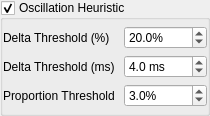
             <widget class="QGroupBox" name="group_settings_oscillation">
              <property name="sizePolicy">
               <sizepolicy hsizetype="Ignored" vsizetype="Maximum">
                <horstretch>0</horstretch>
                <verstretch>0</verstretch>
               </sizepolicy>
              </property>
              <property name="toolTip">
               <string>&lt;html&gt;&lt;head/&gt;&lt;body&gt;&lt;p&gt;Check this box to test each capture for oscillations in addition to stuttering.&lt;/p&gt;&lt;p&gt;The oscillation heuristic searches for more complex frametime patterns that are under-reported with the stutter heuristic, although this will increase processing time. Captures with oscillations will have their stutter metrics labeled with &amp;quot;OSC&amp;quot; and cannot be viewed with the stutter data source.&lt;/p&gt;&lt;/body&gt;&lt;/html&gt;</string>
              </property>
              <property name="title">
               <string>Oscillation Heuristic</string>
              </property>
              <property name="flat">
               <bool>true</bool>
              </property>
              <property name="checkable">
               <bool>true</bool>
              </property>
              <property name="checked">
               <bool>true</bool>
              </property>
              <layout class="QGridLayout" name="gridLayout_17">
               <property name="leftMargin">
                <number>0</number>
               </property>
               <property name="topMargin">
                <number>6</number>
               </property>
               <property name="rightMargin">
                <number>0</number>
               </property>
               <property name="bottomMargin">
                <number>6</number>
               </property>
               <item row="2" column="1">
                <widget class="QDoubleSpinBox" name="spin_osc_delta_ms">
                 <property name="sizePolicy">
                  <sizepolicy hsizetype="Expanding" vsizetype="Fixed">
                   <horstretch>0</horstretch>
                   <verstretch>0</verstretch>
                  </sizepolicy>
                 </property>
                 <property name="minimumSize">
                  <size>
                   <width>0</width>
                   <height>21</height>
                  </size>
                 </property>
                 <property name="toolTip">
                  <string>&lt;html&gt;&lt;head/&gt;&lt;body&gt;&lt;p&gt;Adjusts when a frame may be considered part of an oscillation event relative to other frame times in the sample window. A higher proportional threshold can better identify stutter events within a collection of longer frame times (lower frame rates).&lt;/p&gt;&lt;p&gt;Potential oscillation periods are identified by testing the entire rolling window of X frames (inherited from &lt;span style=&quot; font-weight:600;&quot;&gt;Moving Window Size&lt;/span&gt; option) as opposed to testing individual frames relative to neighboring values within the window. Any period whose interquartile difference is greater than Y% and &lt;span style=&quot; font-weight:600; font-style:italic;&quot;&gt;Z milliseconds&lt;/span&gt; is considered an oscillation period.&lt;/p&gt;&lt;p&gt;&lt;span style=&quot; font-weight:600;&quot;&gt;Default&lt;/span&gt;: 4.0 ms&lt;/p&gt;&lt;/body&gt;&lt;/html&gt;</string>
                 </property>
                 <property name="accelerated">
                  <bool>true</bool>
                 </property>
                 <property name="suffix">
                  <string> ms</string>
                 </property>
                 <property name="decimals">
                  <number>1</number>
                 </property>
                 <property name="minimum">
                  <double>0.100000000000000</double>
                 </property>
                 <property name="maximum">
                  <double>1000.000000000000000</double>
                 </property>
                 <property name="singleStep">
                  <double>0.100000000000000</double>
                 </property>
                 <property name="value">
                  <double>4.000000000000000</double>
                 </property>
                </widget>
               </item>
               <item row="2" column="0">
                <widget class="QLabel" name="label_osc_delta_ms">
                 <property name="sizePolicy">
                  <sizepolicy hsizetype="Fixed" vsizetype="Fixed">
                   <horstretch>0</horstretch>
                   <verstretch>0</verstretch>
                  </sizepolicy>
                 </property>
                 <property name="minimumSize">
                  <size>
                   <width>115</width>
                   <height>15</height>
                  </size>
                 </property>
                 <property name="toolTip">
                  <string>&lt;html&gt;&lt;head/&gt;&lt;body&gt;&lt;p&gt;Adjusts when a frame may be considered part of an oscillation event relative to other frame times in the sample window. A higher proportional threshold can better identify stutter events within a collection of longer frame times (lower frame rates).&lt;/p&gt;&lt;p&gt;Potential oscillation periods are identified by testing the entire rolling window of X frames (inherited from &lt;span style=&quot; font-weight:600;&quot;&gt;Moving Window Size&lt;/span&gt; option) as opposed to testing individual frames relative to neighboring values within the window. Any period whose interquartile difference is greater than Y% and &lt;span style=&quot; font-weight:600; font-style:italic;&quot;&gt;Z milliseconds&lt;/span&gt; is considered an oscillation period.&lt;/p&gt;&lt;p&gt;&lt;span style=&quot; font-weight:600;&quot;&gt;Default&lt;/span&gt;: 4.0 ms&lt;/p&gt;&lt;/body&gt;&lt;/html&gt;</string>
                 </property>
                 <property name="text">
                  <string>Delta Threshold (ms)</string>
                 </property>
                 <property name="textFormat">
                  <enum>Qt::PlainText</enum>
                 </property>
                </widget>
               </item>
               <item row="4" column="1">
                <widget class="QDoubleSpinBox" name="spin_osc_warn_pct">
                 <property name="sizePolicy">
                  <sizepolicy hsizetype="Expanding" vsizetype="Fixed">
                   <horstretch>0</horstretch>
                   <verstretch>0</verstretch>
                  </sizepolicy>
                 </property>
                 <property name="minimumSize">
                  <size>
                   <width>0</width>
                   <height>21</height>
                  </size>
                 </property>
                 <property name="toolTip">
                  <string>&lt;html&gt;&lt;head/&gt;&lt;body&gt;&lt;p&gt;Adjusts when a capture is considered to have an oscillation issue according to its percentage of oscillation frames (out of all frames).&lt;/p&gt;&lt;p&gt;&lt;span style=&quot; font-weight:600;&quot;&gt;Default&lt;/span&gt;: 3.0%&lt;/p&gt;&lt;/body&gt;&lt;/html&gt;</string>
                 </property>
                 <property name="accelerated">
                  <bool>true</bool>
                 </property>
                 <property name="suffix">
                  <string>%</string>
                 </property>
                 <property name="decimals">
                  <number>1</number>
                 </property>
                 <property name="maximum">
                  <double>10000.000000000000000</double>
                 </property>
                 <property name="singleStep">
                  <double>0.100000000000000</double>
                 </property>
                 <property name="value">
                  <double>3.000000000000000</double>
                 </property>
                </widget>
               </item>
               <item row="4" column="0">
                <widget class="QLabel" name="label_osc_warn_pct">
                 <property name="sizePolicy">
                  <sizepolicy hsizetype="Fixed" vsizetype="Fixed">
                   <horstretch>0</horstretch>
                   <verstretch>0</verstretch>
                  </sizepolicy>
                 </property>
                 <property name="minimumSize">
                  <size>
                   <width>115</width>
                   <height>15</height>
                  </size>
                 </property>
                 <property name="toolTip">
                  <string>&lt;html&gt;&lt;head/&gt;&lt;body&gt;&lt;p&gt;Adjusts when a capture is considered to have an oscillation issue according to its percentage of oscillation frames (out of all frames).&lt;/p&gt;&lt;p&gt;&lt;span style=&quot; font-weight:600;&quot;&gt;Default&lt;/span&gt;: 3.0%&lt;/p&gt;&lt;/body&gt;&lt;/html&gt;</string>
                 </property>
                 <property name="text">
                  <string>Proportion Threshold</string>
                 </property>
                 <property name="textFormat">
                  <enum>Qt::PlainText</enum>
                 </property>
                </widget>
               </item>
               <item row="0" column="0">
                <widget class="QLabel" name="label_osc_delta_pct">
                 <property name="sizePolicy">
                  <sizepolicy hsizetype="Fixed" vsizetype="Fixed">
                   <horstretch>0</horstretch>
                   <verstretch>0</verstretch>
                  </sizepolicy>
                 </property>
                 <property name="minimumSize">
                  <size>
                   <width>115</width>
                   <height>15</height>
                  </size>
                 </property>
                 <property name="toolTip">
                  <string>&lt;html&gt;&lt;head/&gt;&lt;body&gt;&lt;p&gt;Adjusts when a frame may be considered part of an oscillation event relative to other frame times in the sample window. A higher proportional threshold can better identify stutter events within a collection of longer frame times (lower frame rates).&lt;/p&gt;&lt;p&gt;Potential oscillation periods are identified by testing the entire rolling window of X frames (inherited from &lt;span style=&quot; font-weight:600;&quot;&gt;Moving Window Size&lt;/span&gt; option) as opposed to testing individual frames relative to neighboring values within the window. Any period whose interquartile difference is greater than &lt;span style=&quot; font-weight:600; font-style:italic;&quot;&gt;Y%&lt;/span&gt; and Z milliseconds is considered an oscillation period.&lt;/p&gt;&lt;p&gt;&lt;span style=&quot; font-weight:600;&quot;&gt;Default&lt;/span&gt;: 20.0%&lt;/p&gt;&lt;/body&gt;&lt;/html&gt;</string>
                 </property>
                 <property name="text">
                  <string>Delta Threshold (%)</string>
                 </property>
                 <property name="textFormat">
                  <enum>Qt::PlainText</enum>
                 </property>
                </widget>
               </item>
               <item row="0" column="1">
                <widget class="QDoubleSpinBox" name="spin_osc_delta_pct">
                 <property name="sizePolicy">
                  <sizepolicy hsizetype="Expanding" vsizetype="Fixed">
                   <horstretch>0</horstretch>
                   <verstretch>0</verstretch>
                  </sizepolicy>
                 </property>
                 <property name="minimumSize">
                  <size>
                   <width>0</width>
                   <height>21</height>
                  </size>
                 </property>
                 <property name="toolTip">
                  <string>&lt;html&gt;&lt;head/&gt;&lt;body&gt;&lt;p&gt;Adjusts when a frame may be considered part of an oscillation event relative to other frame times in the sample window. A higher proportional threshold can better identify stutter events within a collection of longer frame times (lower frame rates).&lt;/p&gt;&lt;p&gt;Potential oscillation periods are identified by testing the entire rolling window of X frames (inherited from &lt;span style=&quot; font-weight:600;&quot;&gt;Moving Window Size&lt;/span&gt; option) as opposed to testing individual frames relative to neighboring values within the window. Any period whose interquartile difference is greater than &lt;span style=&quot; font-weight:600; font-style:italic;&quot;&gt;Y%&lt;/span&gt; and Z milliseconds is considered an oscillation period.&lt;/p&gt;&lt;p&gt;&lt;span style=&quot; font-weight:600;&quot;&gt;Default&lt;/span&gt;: 20.0%&lt;/p&gt;&lt;/body&gt;&lt;/html&gt;</string>
                 </property>
                 <property name="suffix">
                  <string>%</string>
                 </property>
                 <property name="decimals">
                  <number>1</number>
                 </property>
                 <property name="singleStep">
                  <double>0.100000000000000</double>
                 </property>
                 <property name="value">
                  <double>20.000000000000000</double>
                 </property>
                </widget>
               </item>
              </layout>
             </widget>
